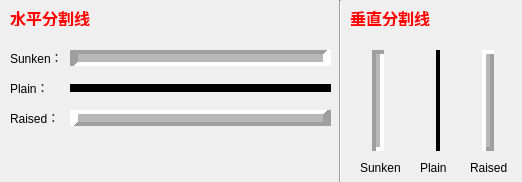
<?xml version="1.0" encoding="UTF-8"?>
<ui version="4.0">
 <class>MainWindow</class>
 <widget class="QMainWindow" name="MainWindow">
  <property name="geometry">
   <rect>
    <x>0</x>
    <y>0</y>
    <width>522</width>
    <height>182</height>
   </rect>
  </property>
  <property name="windowTitle">
   <string>MainWindow</string>
  </property>
  <widget class="QWidget" name="centralwidget">
   <widget class="Line" name="line_2">
    <property name="geometry">
     <rect>
      <x>70</x>
      <y>80</y>
      <width>261</width>
      <height>16</height>
     </rect>
    </property>
    <property name="frameShadow">
     <enum>QFrame::Plain</enum>
    </property>
    <property name="lineWidth">
     <number>8</number>
    </property>
    <property name="midLineWidth">
     <number>8</number>
    </property>
    <property name="orientation">
     <enum>Qt::Horizontal</enum>
    </property>
   </widget>
   <widget class="Line" name="line_4">
    <property name="geometry">
     <rect>
      <x>370</x>
      <y>50</y>
      <width>16</width>
      <height>101</height>
     </rect>
    </property>
    <property name="frameShadow">
     <enum>QFrame::Sunken</enum>
    </property>
    <property name="lineWidth">
     <number>4</number>
    </property>
    <property name="midLineWidth">
     <number>4</number>
    </property>
    <property name="orientation">
     <enum>Qt::Vertical</enum>
    </property>
   </widget>
   <widget class="Line" name="line_1">
    <property name="geometry">
     <rect>
      <x>70</x>
      <y>50</y>
      <width>261</width>
      <height>16</height>
     </rect>
    </property>
    <property name="frameShadow">
     <enum>QFrame::Sunken</enum>
    </property>
    <property name="lineWidth">
     <number>8</number>
    </property>
    <property name="midLineWidth">
     <number>8</number>
    </property>
    <property name="orientation">
     <enum>Qt::Horizontal</enum>
    </property>
   </widget>
   <widget class="Line" name="line_3">
    <property name="geometry">
     <rect>
      <x>70</x>
      <y>110</y>
      <width>261</width>
      <height>16</height>
     </rect>
    </property>
    <property name="frameShadow">
     <enum>QFrame::Raised</enum>
    </property>
    <property name="lineWidth">
     <number>8</number>
    </property>
    <property name="midLineWidth">
     <number>8</number>
    </property>
    <property name="orientation">
     <enum>Qt::Horizontal</enum>
    </property>
   </widget>
   <widget class="Line" name="line_5">
    <property name="geometry">
     <rect>
      <x>430</x>
      <y>50</y>
      <width>16</width>
      <height>101</height>
     </rect>
    </property>
    <property name="frameShadow">
     <enum>QFrame::Plain</enum>
    </property>
    <property name="lineWidth">
     <number>4</number>
    </property>
    <property name="midLineWidth">
     <number>4</number>
    </property>
    <property name="orientation">
     <enum>Qt::Vertical</enum>
    </property>
   </widget>
   <widget class="Line" name="line_6">
    <property name="geometry">
     <rect>
      <x>480</x>
      <y>50</y>
      <width>16</width>
      <height>101</height>
     </rect>
    </property>
    <property name="frameShadow">
     <enum>QFrame::Raised</enum>
    </property>
    <property name="lineWidth">
     <number>4</number>
    </property>
    <property name="midLineWidth">
     <number>4</number>
    </property>
    <property name="orientation">
     <enum>Qt::Vertical</enum>
    </property>
   </widget>
   <widget class="QLabel" name="label">
    <property name="geometry">
     <rect>
      <x>10</x>
      <y>50</y>
      <width>51</width>
      <height>16</height>
     </rect>
    </property>
    <property name="text">
     <string>Sunken：</string>
    </property>
   </widget>
   <widget class="QLabel" name="label_2">
    <property name="geometry">
     <rect>
      <x>10</x>
      <y>80</y>
      <width>51</width>
      <height>16</height>
     </rect>
    </property>
    <property name="text">
     <string>Plain：</string>
    </property>
   </widget>
   <widget class="QLabel" name="label_3">
    <property name="geometry">
     <rect>
      <x>10</x>
      <y>110</y>
      <width>51</width>
      <height>16</height>
     </rect>
    </property>
    <property name="text">
     <string>Raised：</string>
    </property>
   </widget>
   <widget class="Line" name="line_7">
    <property name="geometry">
     <rect>
      <x>330</x>
      <y>0</y>
      <width>20</width>
      <height>191</height>
     </rect>
    </property>
    <property name="orientation">
     <enum>Qt::Vertical</enum>
    </property>
   </widget>
   <widget class="QLabel" name="label_4">
    <property name="geometry">
     <rect>
      <x>360</x>
      <y>160</y>
      <width>51</width>
      <height>16</height>
     </rect>
    </property>
    <property name="text">
     <string>Sunken</string>
    </property>
   </widget>
   <widget class="QLabel" name="label_5">
    <property name="geometry">
     <rect>
      <x>420</x>
      <y>160</y>
      <width>51</width>
      <height>16</height>
     </rect>
    </property>
    <property name="text">
     <string>Plain</string>
    </property>
   </widget>
   <widget class="QLabel" name="label_6">
    <property name="geometry">
     <rect>
      <x>470</x>
      <y>160</y>
      <width>51</width>
      <height>16</height>
     </rect>
    </property>
    <property name="text">
     <string>Raised</string>
    </property>
   </widget>
   <widget class="QLabel" name="label_7">
    <property name="geometry">
     <rect>
      <x>10</x>
      <y>10</y>
      <width>91</width>
      <height>16</height>
     </rect>
    </property>
    <property name="font">
     <font>
      <pointsize>12</pointsize>
      <weight>75</weight>
      <bold>true</bold>
     </font>
    </property>
    <property name="styleSheet">
     <string notr="true">color: rgb(255, 0, 0);</string>
    </property>
    <property name="text">
     <string>水平分割线</string>
    </property>
   </widget>
   <widget class="QLabel" name="label_8">
    <property name="geometry">
     <rect>
      <x>350</x>
      <y>10</y>
      <width>91</width>
      <height>16</height>
     </rect>
    </property>
    <property name="font">
     <font>
      <pointsize>12</pointsize>
      <weight>75</weight>
      <bold>true</bold>
     </font>
    </property>
    <property name="styleSheet">
     <string notr="true">color: rgb(255, 0, 0);</string>
    </property>
    <property name="text">
     <string>垂直分割线</string>
    </property>
    <property name="textFormat">
     <enum>Qt::AutoText</enum>
    </property>
   </widget>
  </widget>
 </widget>
 <resources/>
 <connections/>
</ui>
